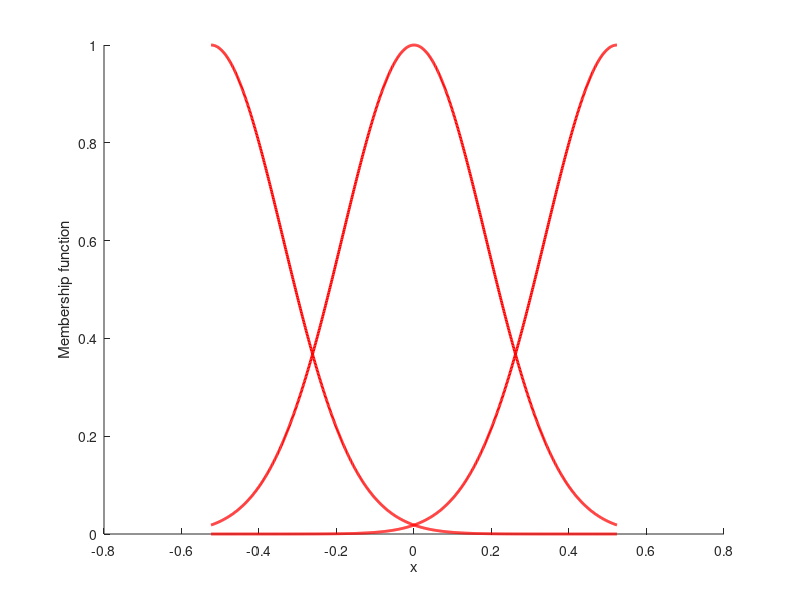

MATLAB code for this plot:
clear all;
close all;
 
L1=-pi/6;
L2=pi/6;
L=L2-L1;

T=L*1/1000;

x=L1:T:L2;
figure(1);
for i=1:1:3
   gs=-[(x+pi/6-(i-1)*pi/6)/(pi/12)].^2;
	u=exp(gs);
	hold on;
	plot(x,u,'r','linewidth',2);
end
xlabel('x');ylabel('Membership function');